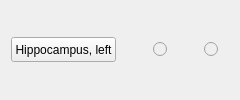
       <widget class="QEvaluationWidget" name="QEvaluationWidget_5" native="true">
        <layout class="QHBoxLayout" name="horizontalLayout_3">
         <item>
          <widget class="QPushButton" name="hippocampus_left">
           <property name="sizePolicy">
            <sizepolicy hsizetype="Preferred" vsizetype="Fixed">
             <horstretch>0</horstretch>
             <verstretch>0</verstretch>
            </sizepolicy>
           </property>
           <property name="minimumSize">
            <size>
             <width>30</width>
             <height>25</height>
            </size>
           </property>
           <property name="text">
            <string>Hippocampus, left</string>
           </property>
          </widget>
         </item>
         <item>
          <spacer name="horizontalSpacer_12">
           <property name="orientation">
            <enum>Qt::Horizontal</enum>
           </property>
           <property name="sizeType">
            <enum>QSizePolicy::MinimumExpanding</enum>
           </property>
           <property name="sizeHint" stdset="0">
            <size>
             <width>31</width>
             <height>25</height>
            </size>
           </property>
          </spacer>
         </item>
         <item>
          <widget class="QRadioButton" name="hippocampus_left_good">
           <property name="enabled">
            <bool>false</bool>
           </property>
           <property name="sizePolicy">
            <sizepolicy hsizetype="Fixed" vsizetype="Fixed">
             <horstretch>0</horstretch>
             <verstretch>0</verstretch>
            </sizepolicy>
           </property>
           <property name="minimumSize">
            <size>
             <width>25</width>
             <height>25</height>
            </size>
           </property>
           <property name="text">
            <string notr="true"/>
           </property>
          </widget>
         </item>
         <item>
          <spacer name="horizontalSpacer_13">
           <property name="orientation">
            <enum>Qt::Horizontal</enum>
           </property>
           <property name="sizeType">
            <enum>QSizePolicy::Fixed</enum>
           </property>
           <property name="sizeHint" stdset="0">
            <size>
             <width>20</width>
             <height>25</height>
            </size>
           </property>
          </spacer>
         </item>
         <item>
          <widget class="QRadioButton" name="hippocampus_left_bad">
           <property name="enabled">
            <bool>false</bool>
           </property>
           <property name="sizePolicy">
            <sizepolicy hsizetype="Fixed" vsizetype="Fixed">
             <horstretch>0</horstretch>
             <verstretch>0</verstretch>
            </sizepolicy>
           </property>
           <property name="minimumSize">
            <size>
             <width>25</width>
             <height>25</height>
            </size>
           </property>
           <property name="text">
            <string/>
           </property>
          </widget>
         </item>
        </layout>
       </widget>
